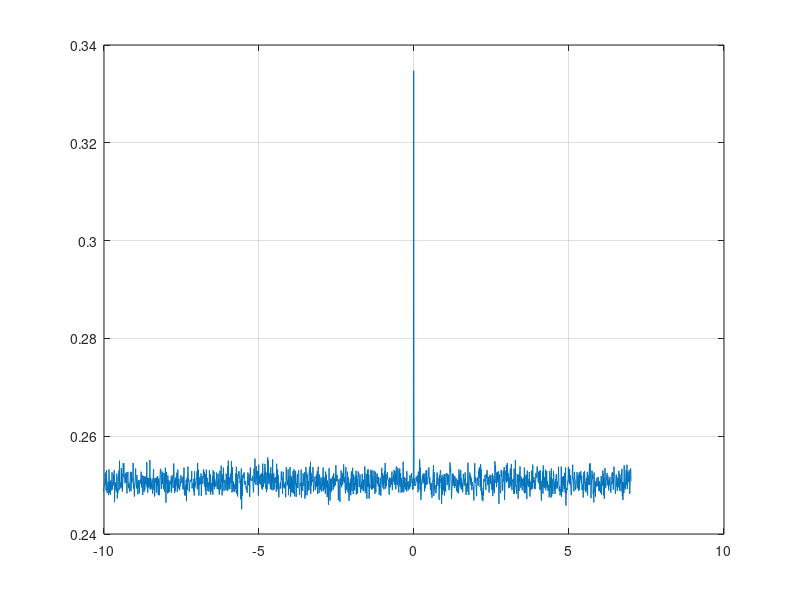

Here is the MATLAB script that generated this plot:
% Lezione 10 - Es. 3

dt = 0.01;
t = -10:dt:10;
nReal = 10000;

% (i)
matrice = rand(nReal, length(t));

plot(t, matrice(1,:)); grid on; pause;
plot(t, matrice(2,:)), grid on; pause;
plot(t, matrice(3,:)), grid on; pause;
%close;


% (ii)
istanti = [-4.2, 0, 3];
for k = 1:length(istanti)
    ist = istanti(k);
    indice = (ist + 10) / dt;
    X = matrice(:, indice);
    fprintf('La media di X%d vale: %f\n', k, mean(X));
    [distribuzione, z] = hist(X, 100);
    dz = z(2) - z(1);
    area = sum(distribuzione);
    bar(z, distribuzione / (area * dz));pause;
end
%close;

% (iii)
for k = 1:length(istanti)
    ist = istanti(k);
    indice = (ist + 10) / dt;
    X1 = matrice(:, indice);
    matrice_prodotto = zeros(size(matrice));
    for l = 1:length(t)
        col = X1 .* matrice(:, l);
        matrice_prodotto(:, l) = col;
    end
    % Rx(t1, t2) = E[X(t1) * X(t2)]
    Rx = mean(matrice_prodotto, 1);
    plot(t - ist, Rx); xlim([-10 10]);grid on; pause;
end
close;
